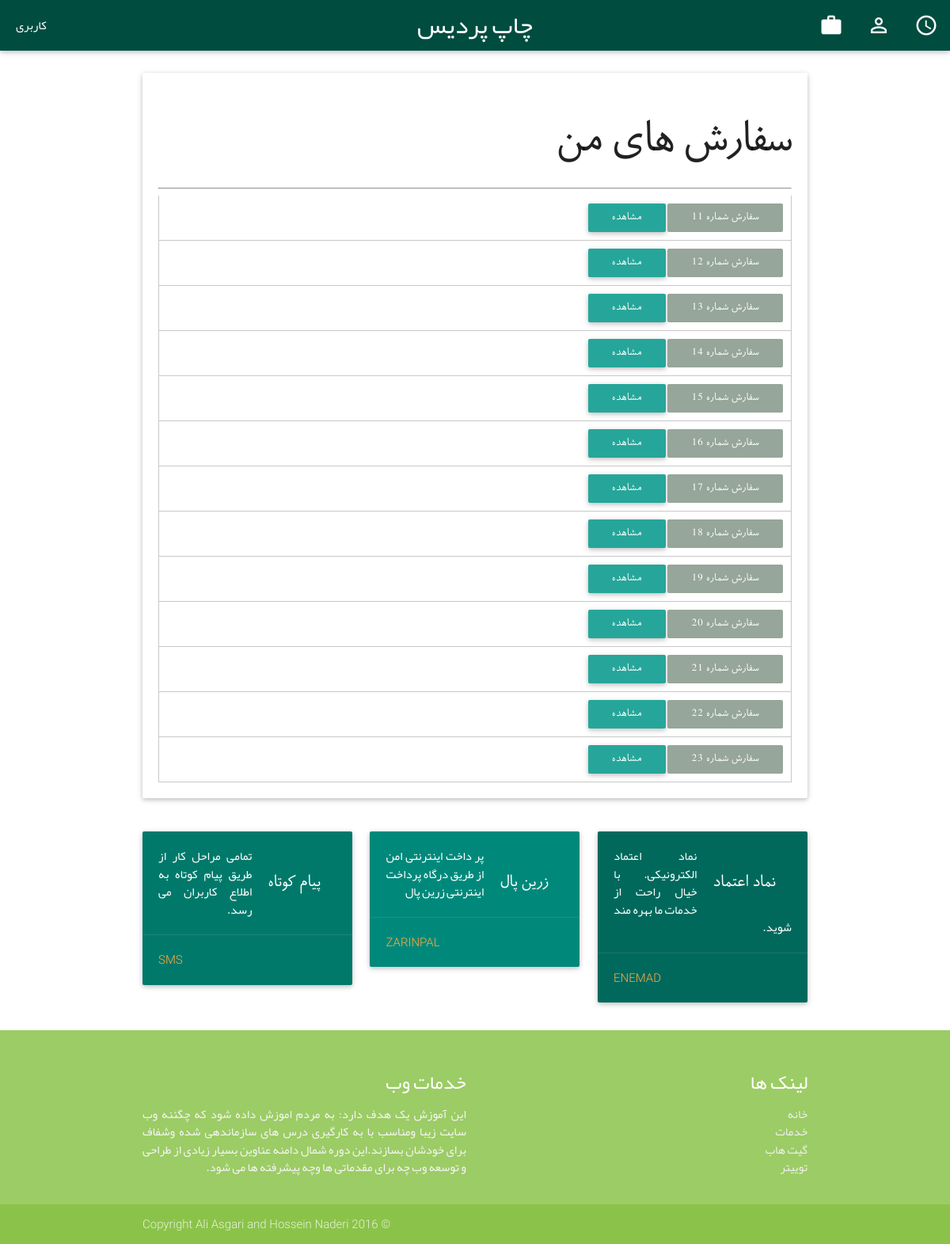
The app's page /main/orders (signed in) with its own data.
### main/models.py (models this page shows, shortened)
class Order(models.Model):
    user = models.ForeignKey('auth.User')
    created = models.DateTimeField(auto_now_add=True)

### main/controllers/orders.py (the view)
@login_required
def index(request):
    data = Order.objects.filter(user=request.user)
    return render(request, 'main/orders/index.html', {'orders': data})

### main/templates/main/orders/index.html
{% extends 'main/base.html' %}
{% load staticfiles%}
{% block content %}
<h1>سفارش های من</h1>
    <hr>
    {% for order in orders %}
        <div class="order">
            <strong class="label">سفارش شماره {{ order.id }}</strong>
            <a href="{% url 'orders_edit' id=order.id %}" class="btn btn-edit">مشاهده</a>
        </div>
    {% endfor %}
{% endblock %}

### main/static/css/style.css (style rules this page uses)
div.order { border: solid 1px !important; border-color: rgb(200, 200, 200) !important; border-top: none !important; padding: 10px; }
.label { text-decoration: none; color: #fff; background-color: #96a69a; text-align: center; letter-spacing: .5px; transition: .2s ease-out; border: none; border-radius: 2px; display: inline-block; height: 36px; line-height: 36px; outline: 0; padding: 0 2rem; text-transform: uppercase; vertical-align: middle; }

### records on screen
Order: id "11"
Order: id "12"
Order: id "13"
Order: id "14"
Order: id "15"
Order: id "16"
Order: id "17"
Order: id "18"
Order: id "19"
Order: id "20"
Order: id "21"
Order: id "22"
Order: id "23"
